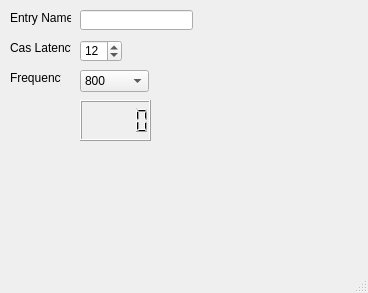
<?xml version="1.0" encoding="UTF-8"?>
<ui version="4.0">
 <class>MainWindow</class>
 <widget class="QMainWindow" name="MainWindow">
  <property name="geometry">
   <rect>
    <x>0</x>
    <y>0</y>
    <width>368</width>
    <height>293</height>
   </rect>
  </property>
  <property name="windowTitle">
   <string>MainWindow</string>
  </property>
  <property name="autoFillBackground">
   <bool>false</bool>
  </property>
  <widget class="QWidget" name="centralwidget">
   <widget class="QLabel" name="casLabel">
    <property name="geometry">
     <rect>
      <x>10</x>
      <y>40</y>
      <width>61</width>
      <height>16</height>
     </rect>
    </property>
    <property name="text">
     <string>Cas Latency</string>
    </property>
   </widget>
   <widget class="QSpinBox" name="casSpinBox">
    <property name="geometry">
     <rect>
      <x>80</x>
      <y>40</y>
      <width>42</width>
      <height>22</height>
     </rect>
    </property>
    <property name="autoFillBackground">
     <bool>false</bool>
    </property>
    <property name="value">
     <number>12</number>
    </property>
   </widget>
   <widget class="QLineEdit" name="nameEntry">
    <property name="geometry">
     <rect>
      <x>80</x>
      <y>10</y>
      <width>113</width>
      <height>20</height>
     </rect>
    </property>
   </widget>
   <widget class="QLabel" name="nameLabel">
    <property name="geometry">
     <rect>
      <x>10</x>
      <y>10</y>
      <width>61</width>
      <height>16</height>
     </rect>
    </property>
    <property name="text">
     <string>Entry Name</string>
    </property>
   </widget>
   <widget class="QComboBox" name="freqComboBox">
    <property name="geometry">
     <rect>
      <x>80</x>
      <y>70</y>
      <width>69</width>
      <height>22</height>
     </rect>
    </property>
    <item>
     <property name="text">
      <string>800</string>
     </property>
    </item>
    <item>
     <property name="text">
      <string>1066</string>
     </property>
    </item>
    <item>
     <property name="text">
      <string>1333</string>
     </property>
    </item>
    <item>
     <property name="text">
      <string>1600</string>
     </property>
    </item>
    <item>
     <property name="text">
      <string>1866</string>
     </property>
    </item>
    <item>
     <property name="text">
      <string>2133</string>
     </property>
    </item>
    <item>
     <property name="text">
      <string>2400</string>
     </property>
    </item>
    <item>
     <property name="text">
      <string>2600</string>
     </property>
    </item>
    <item>
     <property name="text">
      <string>2800</string>
     </property>
    </item>
    <item>
     <property name="text">
      <string>3000</string>
     </property>
    </item>
    <item>
     <property name="text">
      <string>3200</string>
     </property>
    </item>
   </widget>
   <widget class="QLabel" name="freqLabel">
    <property name="geometry">
     <rect>
      <x>10</x>
      <y>70</y>
      <width>51</width>
      <height>16</height>
     </rect>
    </property>
    <property name="text">
     <string>Frequency</string>
    </property>
   </widget>
   <widget class="QLCDNumber" name="speedLCD">
    <property name="geometry">
     <rect>
      <x>80</x>
      <y>100</y>
      <width>71</width>
      <height>41</height>
     </rect>
    </property>
   </widget>
  </widget>
  <widget class="QMenuBar" name="menubar">
   <property name="geometry">
    <rect>
     <x>0</x>
     <y>0</y>
     <width>368</width>
     <height>21</height>
    </rect>
   </property>
  </widget>
  <widget class="QStatusBar" name="statusbar"/>
 </widget>
 <resources/>
 <connections/>
</ui>
